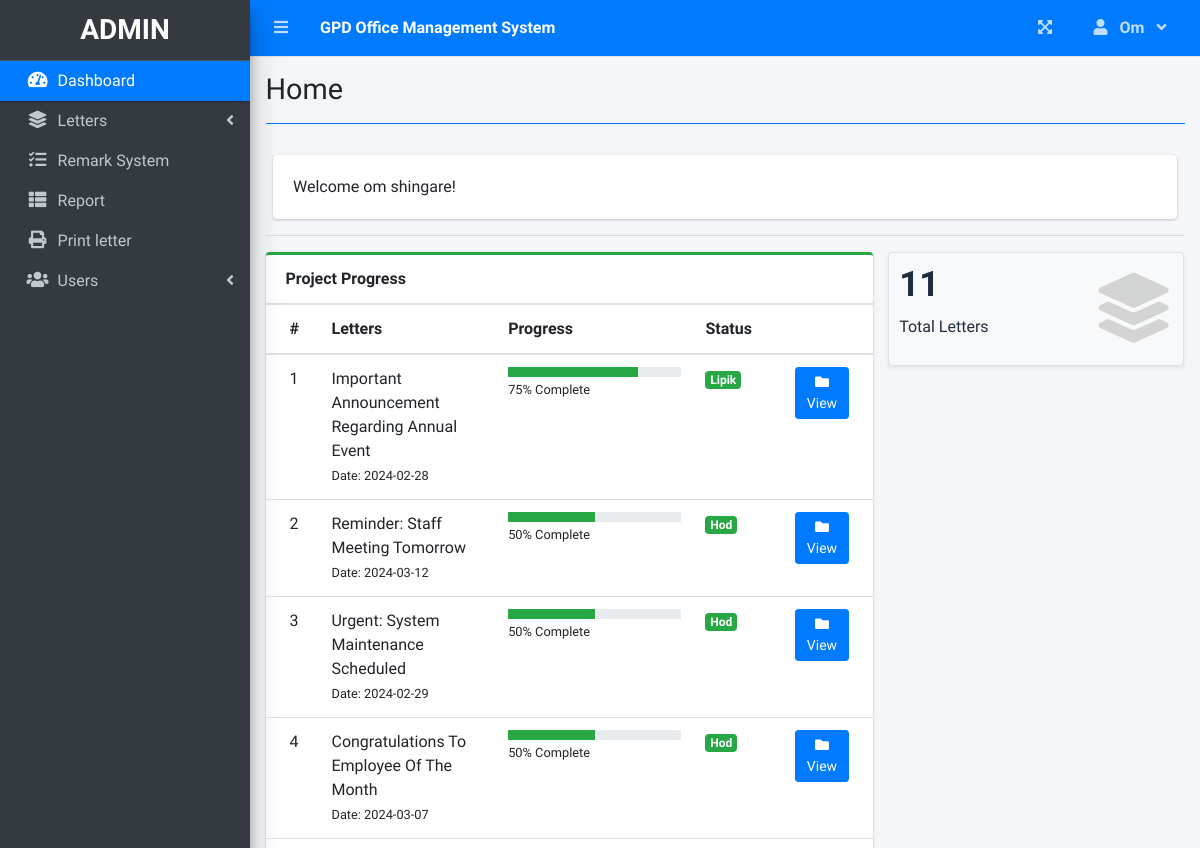
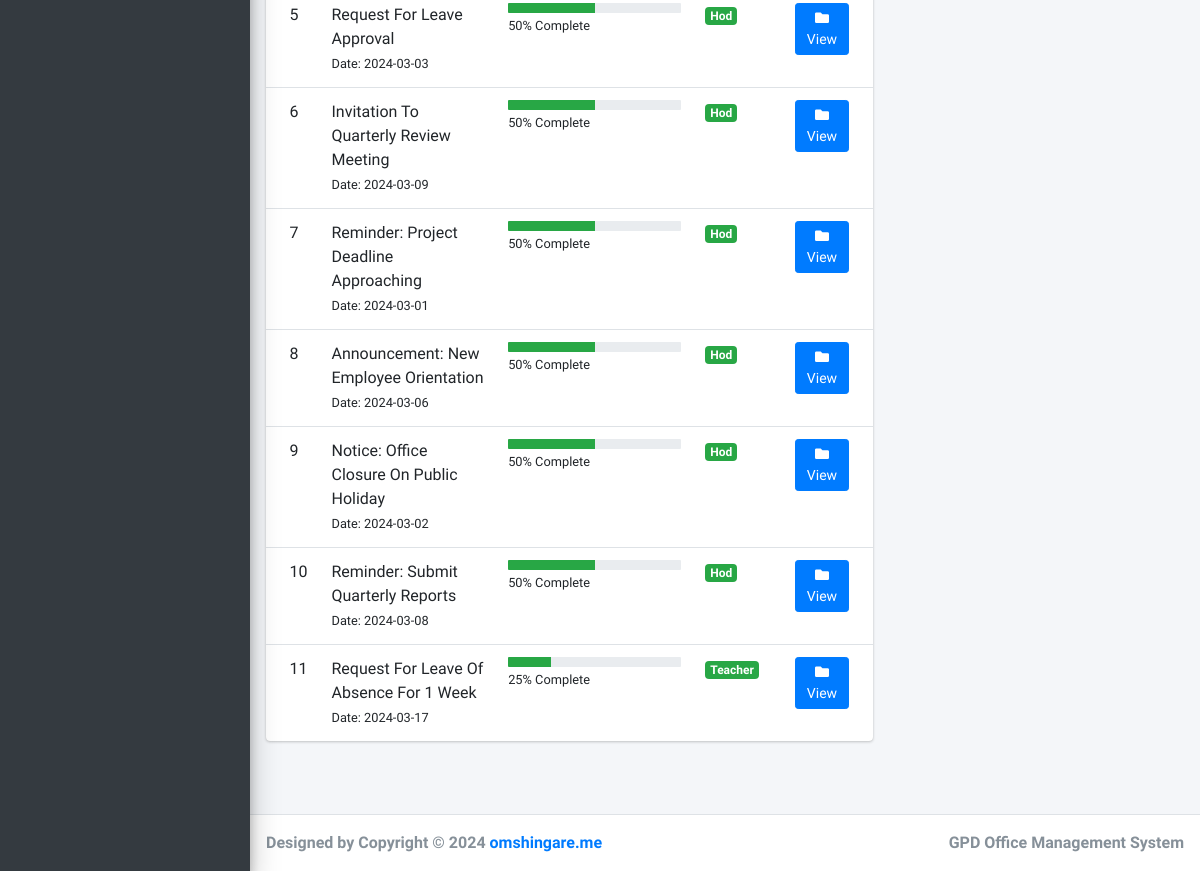
/ (signed in), run on an earlier commit of the app's database (2 pictures, top to bottom).
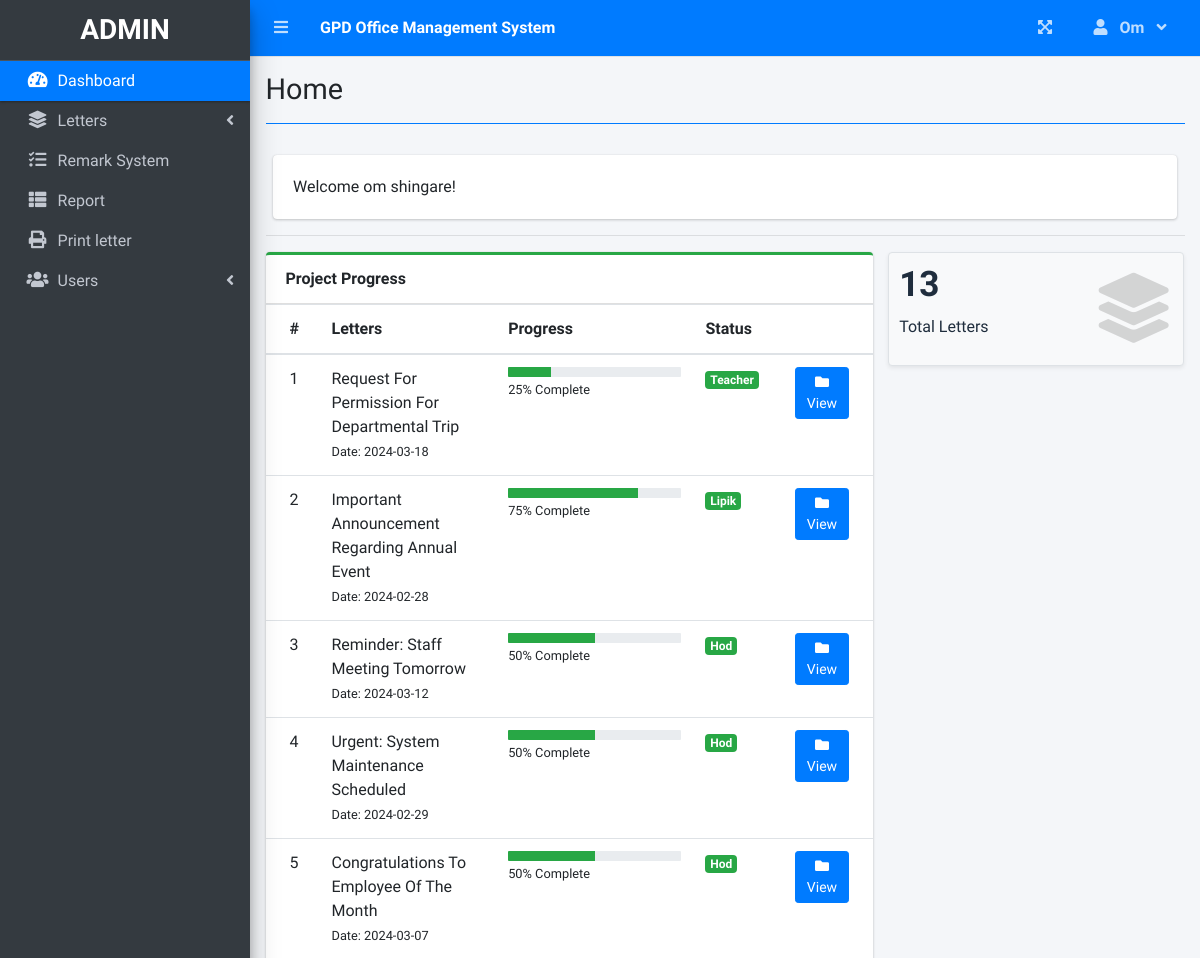
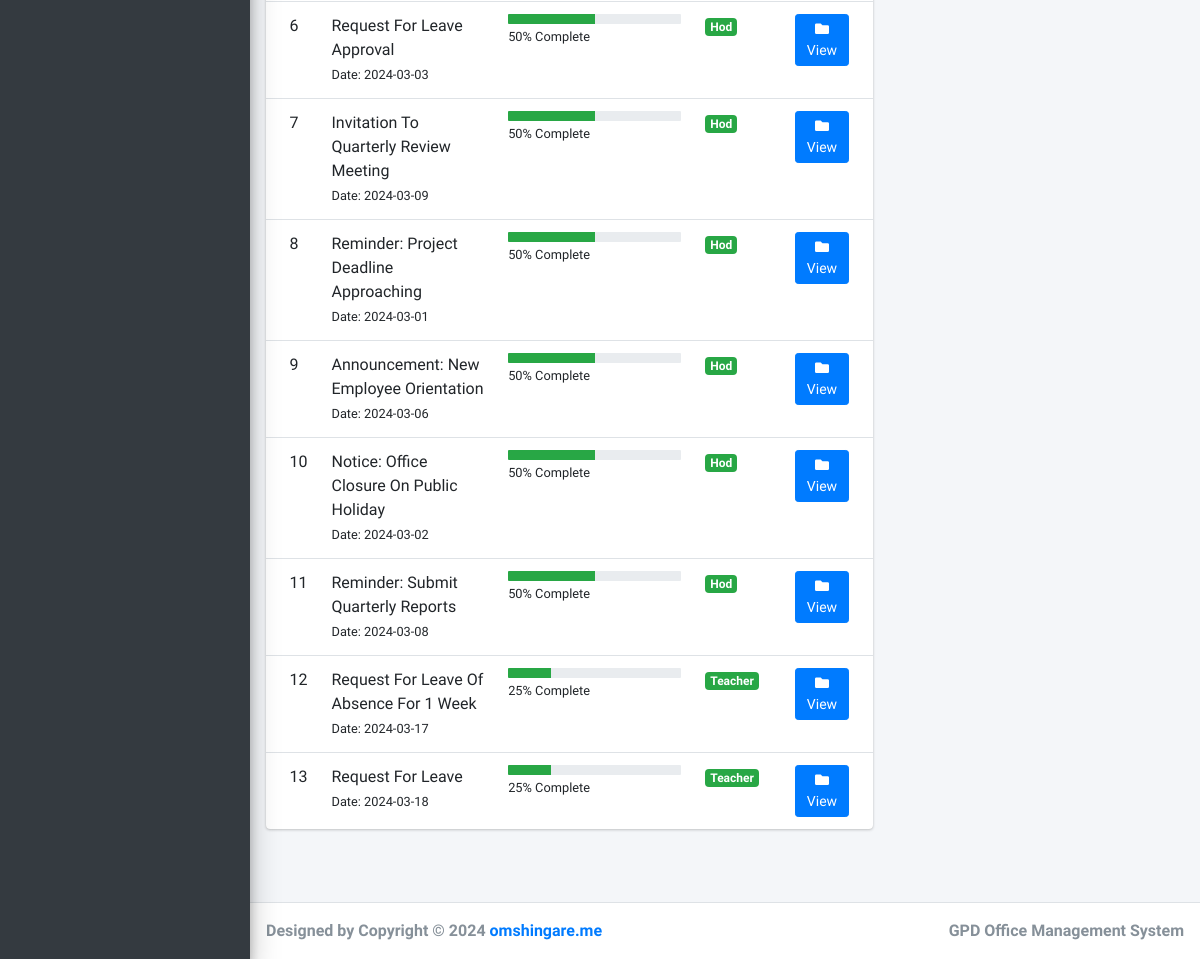
And on a later commit of the database (2 pictures, top to bottom).
### tables this page shows
CREATE TABLE `gpd_letters` (
  `letter_id` int(11) NOT NULL,
  `letter_creator_user_id` int(11) NOT NULL,
  `letter_title` text NOT NULL,
  `letter_content` text NOT NULL,
  `letter_status` int(11) DEFAULT 1,
  `letter_hod_remarks` text DEFAULT NULL,
  `letter_lipik_remarks` text DEFAULT NULL,
  `letter_principal_remarks` text DEFAULT NULL,
  `letter_principal_approval_date` datetime DEFAULT NULL,
  `letter_lipik_approval_date` datetime DEFAULT NULL,
  `letter_hod_approval_date` datetime DEFAULT NULL,
  `letter_created_date` date DEFAULT NULL
);

### home.php (the view, shortened to what this page needs)
<?php include('db_connect.php') ?>
 <div class="col-12">
          <div class="card">
            <div class="card-body">
              Welcome <?php echo $_SESSION['login_user_name']." ".$_SESSION['login_user_surname'] ?>!
            </div>
          </div>
  </div>
  <hr>
      <div class="row">
        <div class="col-md-8">
        <div class="card card-outline card-success">
          <div class="card-header">
            <b>Project Progress</b>
          </div>
          <div class="card-body p-0">
            <div class="table-responsive">
              <table class="table m-0 table-hover">
                <colgroup>
                  <col width="5%">
                  <col width="30%">
                  <col width="35%">
                  <col width="15%">
                  <col width="15%">
                </colgroup>
                <thead>
                  <th>#</th>
                  <th>Letters</th>
                  <th>Progress</th>
                  <th>Status</th>
                  <th></th>
                </thead>
                <tbody>
                <?php
                $i = 1;
                $stat = array("Teacher","Hod","Lipik","Principal", "Done");
                $where = "";
                $qry = $conn->query("SELECT * FROM gpd_letters $where order by letter_creator_user_id asc");
                while($row = $qry->fetch_assoc()):
                  $status = $row['letter_status'];
                  $prog = ($status == 4) ? 100 : ($status * 25);
                ?>
                  <tr>
                      <td>
                         <?php echo $i++ ?>
                      </td>
                      <td>
                          <a>
                              <?php echo ucwords($row['letter_title']) ?>
                          </a>
                          <br>
                          <small>
                              Date: <?php echo date("Y-m-d",strtotime($row['letter_created_date'])) ?>
                          </small>
                      </td>
                      <td class="project_progress">
                          <div class="progress progress-sm">
                              <div class="progress-bar bg-green" role="progressbar" aria-valuenow="57" aria-valuemin="0" aria-valuemax="100" style="width: <?php echo $prog ?>%">
                              </div>
                          </div>
                          <small>
                              <?php echo $prog ?>% Complete
                          </small>
                      </td>
                      <td class="project-state">
                          <?php
                              echo "<div class='badge badge-success '>{$stat[$row['letter_status'] - 1]}</div>";
                          ?>
                      </td>
                      <td>
                        <a class="btn btn-primary btn-sm" href="./index.php?page=view_project&id=<?php echo $row['letter_id'] ?>">
                              <i class="fas fa-folder">
                              </i>
                              View
                        </a>
                      </td>
                  </tr>
                <?php endwhile; ?>
                </tbody>
              </table>
            </div>
          </div>
        </div>
        </div>
        <div class="col-md-4">
          <div class="row">
          <div class="col-12 col-sm-6 col-md-12">
            <div class="small-box bg-light shadow-sm border">
              <div class="inner">
                <h3><?php echo $conn->query("SELECT * FROM gpd_letters $where")->num_rows; ?></h3>
                <p>Total Letters</p>
              </div>
              <div class="icon">
                <i class="fa fa-layer-group"></i>
              </div>
            </div>
          </div>
          </div>
      </div>
        </div>
      </div>

### index.php (shortened to what this page needs)
<!DOCTYPE html>
<html lang="en">
<?php
	include 'header.php'
?>
<body class="hold-transition sidebar-mini layout-fixed layout-navbar-fixed layout-footer-fixed">
<div class="wrapper">
  <?php include 'topbar.php' ?>
  <?php include 'sidebar.php' ?>
  <div class="content-wrapper">
    <div class="content-header">
      <div class="container-fluid">
        <div class="row mb-2">
          <div class="col-sm-6">
            <h1 class="m-0"><?php echo $title ?></h1>
          </div>
        </div>
            <hr class="border-primary">
      </div>
    </div>
    <section class="content">
      <div class="container-fluid">
         <?php
            $page = isset($_GET['page']) ? $_GET['page'] : 'home';
            if(!file_exists($page.".php")){
                include '404.html';
            }else{
            include $page.'.php';
            }
          ?>
      </div>
  </div>
  <footer class="main-footer">
    <strong>Designed by Copyright &copy; 2024 <a href="https://www.omshingare.me/">omshingare.me</a></strong>
    <div class="float-right d-none d-sm-inline-block">
      <b><?php echo $_SESSION['system']['name'] ?></b>
    </div>
  </footer>
</body>
</html>

### header.php (shortened to what this page needs)
<head>
  <?php
  $title = isset($_GET['page']) ? ucwords(str_replace("_", ' ', $_GET['page'])) : "Home";
  ?>
  <link rel="stylesheet" href="assets/plugins/fontawesome-free/css/all.min.css">
  <link rel="stylesheet" href="assets/plugins/overlayScrollbars/css/OverlayScrollbars.min.css">
  <link rel="stylesheet" href="assets/plugins/datatables-bs4/css/dataTables.bootstrap4.min.css">
  <link rel="stylesheet" href="assets/plugins/datatables-responsive/css/responsive.bootstrap4.min.css">
  <link rel="stylesheet" href="assets/plugins/datatables-buttons/css/buttons.bootstrap4.min.css">
  <link rel="stylesheet" href="assets/plugins/select2/css/select2.min.css">
  <link rel="stylesheet" href="assets/plugins/select2-bootstrap4-theme/select2-bootstrap4.min.css">
  <link rel="stylesheet" href="assets/plugins/sweetalert2-theme-bootstrap-4/bootstrap-4.min.css">
  <link rel="stylesheet" href="assets/plugins/toastr/toastr.min.css">
  <link rel="stylesheet" href="assets/plugins/dropzone/min/dropzone.min.css">
  <link rel="stylesheet" href="assets/dist/css/jquery.datetimepicker.min.css">
  <link rel="stylesheet" href="assets/plugins/icheck-bootstrap/icheck-bootstrap.min.css">
  <link rel="stylesheet" href="assets/plugins/bootstrap4-toggle/css/bootstrap4-toggle.min.css">
  <link rel="stylesheet" href="assets/dist/css/adminlte.min.css">
  <link rel="stylesheet" href="assets/dist/css/styles.css">
  <link rel="stylesheet" href="assets/plugins/summernote/summernote-bs4.min.css">
</head>

### topbar.php (shortened to what this page needs)
<nav class="main-header navbar navbar-expand navbar-primary navbar-dark ">
  <ul class="navbar-nav">
    <?php if(isset($_SESSION['login_user_id'])): ?>
    <li class="nav-item">
      <a class="nav-link" data-widget="pushmenu" href="" role="button"><i class="fas fa-bars"></i></a>
    </li>
  <?php endif; ?>
    <li>
      <a class="nav-link text-white"  href="./" role="button"> <large><b><?php echo $_SESSION['system']['name'] ?></b></large></a>
    </li>
  </ul>
  <ul class="navbar-nav ml-auto">
    <li class="nav-item">
      <a class="nav-link" data-widget="fullscreen" href="#" role="button">
        <i class="fas fa-expand-arrows-alt"></i>
      </a>
    </li>
   <li class="nav-item dropdown">
          <a class="nav-link"  data-toggle="dropdown" aria-expanded="true" href="javascript:void(0)">
            <span>
              <div class="d-felx badge-pill">
                <span class="fa fa-user mr-2"></span>
                <span><b><?php echo ucwords($_SESSION['login_user_name']) ?></b></span>
                <span class="fa fa-angle-down ml-2"></span>
              </div>
            </span>
          </a>
    </li>
  </ul>
</nav>

### sidebar.php (shortened to what this page needs)
  <aside class="main-sidebar sidebar-dark-primary elevation-4">
    <div class="dropdown">
    <a href="./" class="brand-link">
    <?php if($_SESSION['login_user_type_id'] == 1): ?>
        <h3 class="text-center p-0 m-0"><b>ADMIN</b></h3>
    <?php elseif($_SESSION['login_user_type_id'] == 2): ?>
        <h3 class="text-center p-0 m-0"><b>TEACHER</b></h3>
    <?php elseif($_SESSION['login_user_type_id'] == 3): ?>
        <h3 class="text-center p-0 m-0"><b>HOD</b></h3>
    <?php elseif($_SESSION['login_user_type_id'] == 4): ?>
        <h3 class="text-center p-0 m-0"><b>LIPIK</b></h3>
    <?php elseif($_SESSION['login_user_type_id'] == 5): ?>
        <h3 class="text-center p-0 m-0"><b>PRINCIPAL</b></h3>
    <?php endif; ?>
</a>
    </div>
    <div class="sidebar pb-4 mb-4">
      <nav class="mt-2">
        <ul class="nav nav-pills nav-sidebar flex-column nav-flat" data-widget="treeview" role="menu" data-accordion="false">
          <li class="nav-item dropdown">
            <a href="./" class="nav-link nav-home">
              <i class="nav-icon fas fa-tachometer-alt"></i>
              <p>
                Dashboard
              </p>
            </a>
          </li>
          <li class="nav-item">
            <a href="#" class="nav-link nav-edit_project nav-view_project">
              <i class="nav-icon fas fa-layer-group"></i>
              <p>
                Letters
                <i class="right fas fa-angle-left"></i>
              </p>
            </a>
          </li>
          <li class="nav-item">
                <a href="./index.php?page=task_list" class="nav-link nav-task_list">
                  <i class="fas fa-tasks nav-icon"></i>
                  <p>Remark System</p>
                </a>
          </li>
           <li class="nav-item">
                <a href="./index.php?page=reports" class="nav-link nav-reports">
                  <i class="fas fa-th-list nav-icon"></i>
                  <p>Report</p>
                </a>
          </li>
           <li class="nav-item">
                <a href="./index.php?page=print_letter" class="nav-link nav-new_letter tree-item">
                  <i class="nav-icon fas fa-print"></i>
                  <p>Print letter</p>
                </a>
          </li>
          <?php if($_SESSION['login_user_type_id'] == 1): ?>
          <li class="nav-item">
            <a href="#" class="nav-link nav-edit_user">
              <i class="nav-icon fas fa-users"></i>
              <p>
                Users
                <i class="right fas fa-angle-left"></i>
              </p>
            </a>
          </li>
        <?php endif; ?>
        </ul>
      </nav>
    </div>
  </aside>

What changed in the data, as far as the page shows it:
added gpd_letters: letter_title "Request For Permission For Departmental Trip", letter_created_date "2024-03-18", letter_status "25", letter_status "Teacher"
added gpd_letters: letter_title "Request For Leave", letter_created_date "2024-03-18", letter_status "25", letter_status "Teacher"
Also different on the page:
$conn->query("SELECT * FROM gpd_letters $where")->num_rows: "11" → "13"
